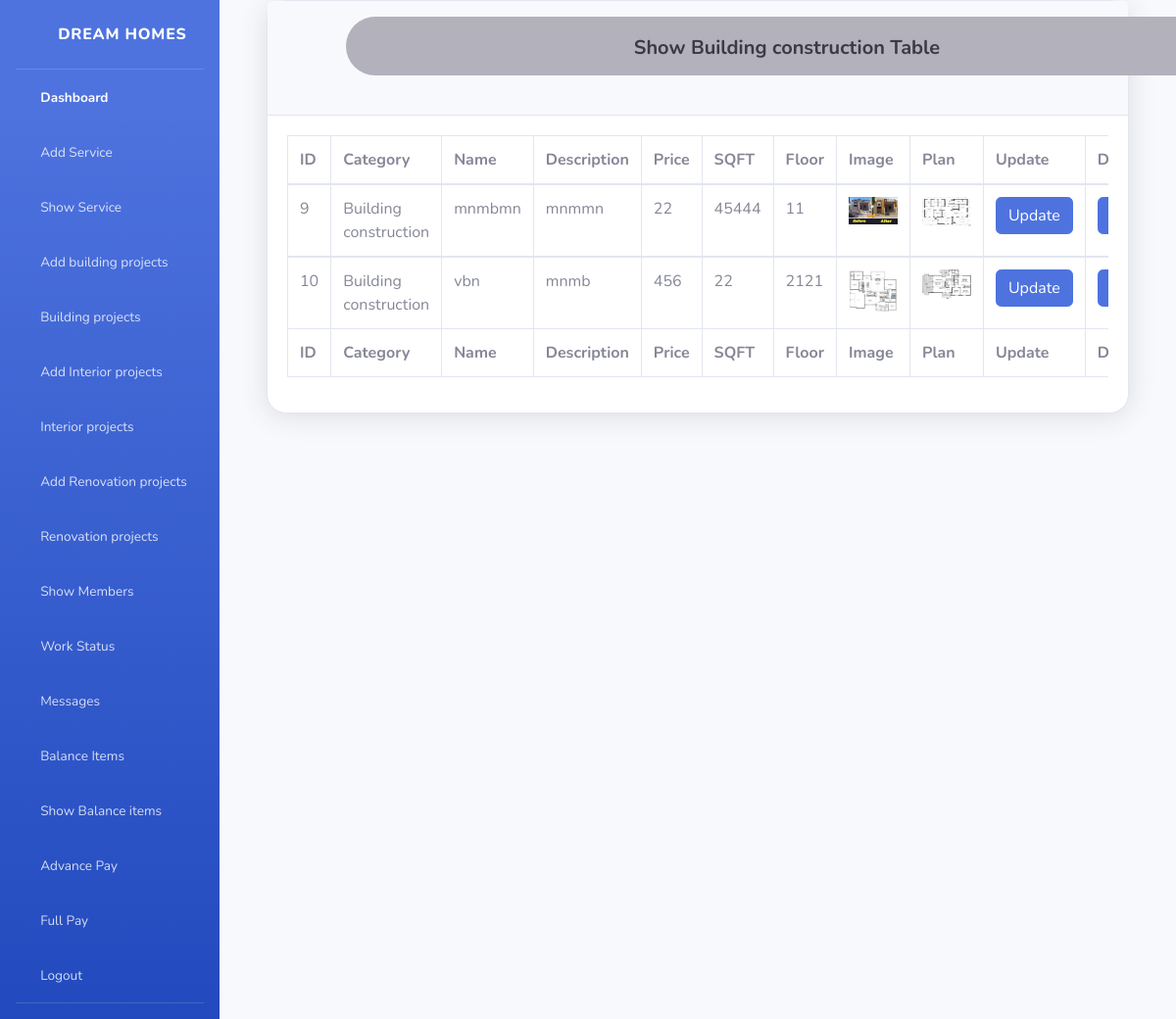
The app's page /index/showproperty/ with its own data.
### Adminmodule/models.py (models this page shows, shortened)
class Property(models.Model):
    category = models.ForeignKey(Category, on_delete=models.CASCADE)
    name = models.CharField(max_length=100)
    description = models.TextField()
    price = models.CharField(max_length=100,null=True)
    sqft = models.PositiveIntegerField()
    floor = models.PositiveIntegerField()
    image = models.ImageField(upload_to='property_images/', null=True, blank=True)
    plan_image = models.ImageField(upload_to='plan_images/', null=True, blank=True)

class Category(models.Model):
    name = models.CharField(max_length=100)
    description = models.TextField()
    image = models.ImageField(upload_to='category_images/', null=True, blank=True)
    def __str__(self):
        return self.name

### Adminmodule/views.py (the view)
# urls.py: path('showproperty/', views.showproperty, name="showproperty"),
def showproperty(request):
    data=Property.objects.all()
    return render(request, "showproperty.html",{"data":data})

### Adminmodule/templates/showproperty.html (shortened to what this page needs)
<!DOCTYPE html>
{% extends 'Adminindex.html' %}
{% block content %}
<html lang="en">
<head>
    <link href="vendor/fontawesome-free/css/all.min.css" rel="stylesheet" type="text/css">
    <link href="css/sb-admin-2.min.css" rel="stylesheet">
</head>
<body class="bg-gradient-primary">
    <div class="container">
        <div class="card shadow mb-4" style="border-radius: 20px;">
            <div class="card-header py-3">
                <h6 class="h5 font-weight-bold text-gray-900 mb-4 centered-container" style="margin-left:60px;background-color: #b3b1bb;width: 900px;height: 60px;">Show Building construction Table</h6>
            </div>
            <div class="card-body">
                <div class="table-responsive">
                    <table class="table table-bordered" id="dataTable" width="100%" cellspacing="0">
                        <thead>
                            <tr>
                                <th>ID</th>
                                <th>Category</th>
                                <th>Name</th>
                                <th>Description</th>
                                <th>Price</th>
                                <th>SQFT</th>
                                <th>Floor</th>
                                <th>Image</th>
                                <th>Plan</th>
                                <th>Update</th>
                                <th>Delete</th>
                            </tr>
                        </thead>
                        <tfoot>
                            <tr>
                                <th>ID</th>
                                <th>Category</th>
                                <th>Name</th>
                                <th>Description</th>
                                <th>Price</th>
                                <th>SQFT</th>
                                <th>Floor</th>
                                <th>Image</th>
                                <th>Plan</th>
                                <th>Update</th>
                                <th>Delete</th>
                            </tr>
                        </tfoot>
                        {% for i in data %}
                        <tbody>
                            <tr>
                                <td>{{i.id}}</td>
                                <td>{{i.category}}</td>
                                <td>{{i.name}}</td>
                                <td>{{i.description}}</td>
                                <td>{{i.price}}</td>
                                <td>{{i.sqft}}</td>
                                <td>{{i.floor}}</td>
                                <td><img src="{{i.image.url}}" width="50px" height="=30px"></td>
                                <td><img src="{{ i.plan_image.url }}" width="50px" height="30px"></td>
                                <form action="{% url 'updateProperty' dataid=i.id %}" method="get" enctype="multipart/form-data">
                                    <td>
                                        <button type="submit" class="btn btn-primary btn-user btn-block">
                                            Update
                                        </button>
                                    </td>
                                </form>
                                <form action="{% url 'deleteproperty' dataid=i.id %}" method="get" enctype="multipart/form-data">
                                    <td>
                                        <button type="submit" class="btn btn-primary btn-user btn-block">
                                        </button>
                                    </td>
                                </form>
                            </tr>
                        </tbody>
                        {% endfor %}
                    </table>
                </div>
            </div>
        </div>
    </div>
</div>
{% endblock %}

### Adminmodule/templates/Adminindex.html (style rules this page uses)
.centered-container { text-align: center; padding: 20px; background-color: rgb(25, 25, 114); border-radius: 50px; }

### records on screen
Property: id "9", category "Building construction", name "mnmbmn", description "mnmmn", price "22", sqft "45444", floor "11", image (picture), plan_image (picture)
Property: id "10", category "Building construction", name "vbn", description "mnmb", price "456", sqft "22", floor "2121", image (picture), plan_image (picture)
